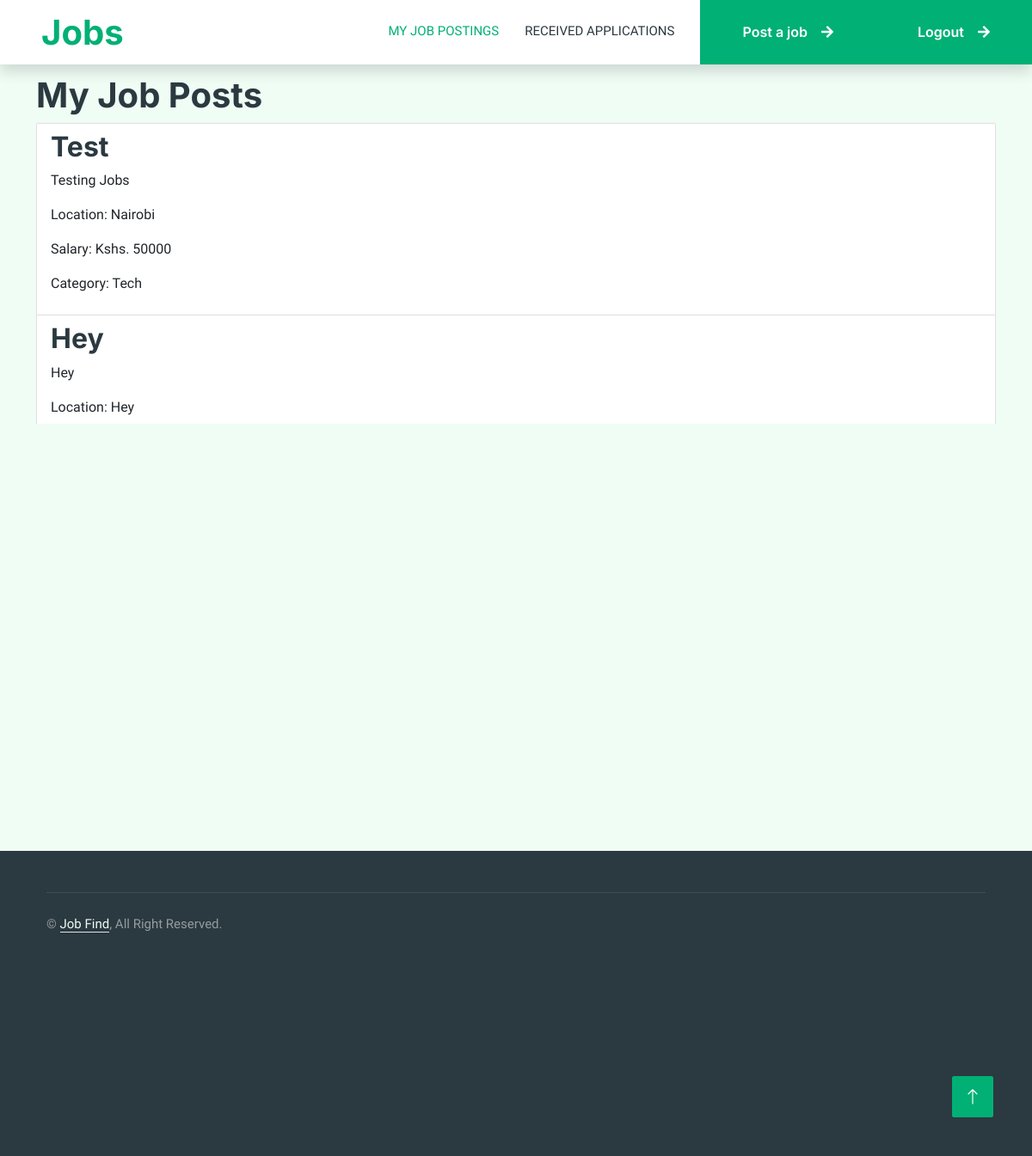
Page /employer_dashboard (signed in) on the committed database.
### app.py (models this page shows, shortened)
class Job(db.Model):
    id = db.Column(db.Integer, primary_key=True)
    title = db.Column(db.String(100), nullable=False)
    description = db.Column(db.Text, nullable=False)
    date_posted = db.Column(db.DateTime, default=datetime.utcnow)
    company_id = db.Column(db.Integer, db.ForeignKey('company.id'), nullable=False)
    company = db.relationship('Company', backref=db.backref('jobs', lazy=True))
    location = db.Column(db.String(100), nullable=False)
    company_logo = db.Column(db.String(255), nullable=False)
    salary = db.Column(db.Integer, nullable=False)
    category = db.Column(db.String(50), nullable=False)

### app.py (the view)
@app.route('/employer_dashboard')
def employer_dashboard():
    user_companies = current_user.companies
    jobs = Job.query.all()
    return render_template('jobposts.html', companies=user_companies, jobs=jobs)

### app.py (called while the page is built)
@login_manager.user_loader
def load_user(user_id):
    return User.query.get(int(user_id))

### templates/jobposts.html (shortened to what this page needs)
{% extends "base.html" %}
{% block body %}
<nav class="navbar navbar-expand-lg bg-white navbar-light shadow sticky-top p-0">
    <a href="index.html" class="navbar-brand d-flex align-items-center text-center py-0 px-4 px-lg-5">
        <h1 class="m-0 text-primary">Jobs</h1>
    </a>
    <div class="collapse navbar-collapse" id="navbarCollapse">
        <div class="navbar-nav ms-auto p-4 p-lg-0">
            <a href="{{ url_for('employer_dashboard') }}" class="nav-item nav-link active">My Job Postings</a>
            <a href="{{ url_for('received_applications') }}" class="nav-item nav-link">Received Applications</a>
            <a href="{{ url_for('post_job') }}" class="btn btn-primary rounded-0 py-4 px-lg-5 d-none d-lg-block">Post a job<i class="fa fa-arrow-right ms-3"></i></a>
        </div>
        <a href="{{ url_for('logout') }}" class="btn btn-primary rounded-0 py-4 px-lg-5 d-none d-lg-block">Logout<i class="fa fa-arrow-right ms-3"></i></a>
    </div>
</nav>
<div class="container" style="margin-top: 12px;">
    <h1>My Job Posts</h1>
    <div class="job-list">
        {% if jobs %}
        <ul class="list-group">
            {% for job in jobs %}
            <li class="list-group-item">
                <h2>{{ job.title }}</h2>
                <p>{{ job.description }}</p>
                <p>Location: {{ job.location }}</p>
                <p>Salary: Kshs. {{ job.salary }}</p>
                <p>Category: {{ job.category }}</p>
            </li>
            {% endfor %}
        </ul>
        {% else %}
        <p>You haven't posted any jobs.</p>
        {% endif %}
    </div>
</div>
{% endblock %}

### templates/base.html (shortened to what this page needs)
<!DOCTYPE html>
<html lang="en">
<head>
    <link href="https://cdnjs.cloudflare.com/ajax/libs/font-awesome/5.10.0/css/all.min.css" rel="stylesheet">
    <link href="https://cdn.jsdelivr.net/npm/bootstrap-icons@1.4.1/font/bootstrap-icons.css" rel="stylesheet">
    <link href="{{ url_for('static', filename='lib/animate/animate.min.css') }}" rel="stylesheet">
    <link href="{{ url_for('static', filename='lib/owlcarousel/assets/owl.carousel.min.css') }}" rel="stylesheet">
    <link href="{{ url_for('static', filename='css/bootstrap.min.css') }}" rel="stylesheet">
    <link href="{{ url_for('static', filename='css/style.css') }}" rel="stylesheet">
</head>
<body>
    {% block body %}{% endblock %}
    <div class="container-fluid bg-dark text-white-50 footer pt-5 mt-5 wow fadeIn" data-wow-delay="0.1s" style="position: fixed; bottom: 0px">
        <div class="container py-5">
            <div class="container">
                <div class="copyright">
                    <div class="row">
                        <div class="col-md-6 text-center text-md-start mb-3 mb-md-0">
                            &copy; <a class="border-bottom" href="#">Job Find</a>, All Right Reserved.
                        </div>
                    </div>
                </div>
            </div>
        </div>
        <a href="#" class="btn btn-lg btn-primary btn-lg-square back-to-top"><i class="bi bi-arrow-up"></i></a>
    </div>
</body>
</html>

### static/css/style.css (style rules this page uses)
:root { --primary: #00B074; --secondary: #2B9BFF; --light: #EFFDF5; --dark: #2B3940; }
.back-to-top { position: fixed; display: none; right: 45px; bottom: 45px; z-index: 99; }
.btn { font-family: 'Inter', sans-serif; font-weight: 600; transition: .5s; }
.btn.btn-primary, .btn.btn-secondary { color: #FFFFFF; }
.btn-lg-square { width: 48px; height: 48px; }
.btn-square, .btn-sm-square, .btn-lg-square { padding: 0; display: flex; align-items: center; justify-content: center; font-weight: normal; border-radius: 2px; }
.navbar-dark .navbar-nav .nav-link, .navbar-light .navbar-nav .nav-link { margin-right: 30px; padding: 25px 0; color: #FFFFFF; font-size: 15px; text-transform: uppercase; outline: none; }
.navbar-dark .navbar-nav .nav-link:hover, .navbar-dark .navbar-nav .nav-link.active, .navbar-light .navbar-nav .nav-link:hover, .navbar-light .navbar-nav .nav-link.active { color: var(--primary); }
.navbar-light .navbar-brand, .navbar-light a.btn { height: 75px; }
.navbar-light .navbar-nav .nav-link { color: var(--dark); font-weight: 500; }
.navbar-light.sticky-top { top: -100px; transition: .5s; }
.footer .copyright { padding: 25px 0; font-size: 15px; border-top: 1px solid rgba(256, 256, 256, .1); }
.footer .copyright a { color: var(--light); }

### templates/base.html (style rules this page uses)
html, body { height: 100%; margin: 0; }
.container-fluid { display: flex; flex-direction: column; min-height: 100vh; }
.footer { position: fixed; top: 70%; bottom: 0; left: 0; width: 100%; height: 50px; background-color: #333; color: #fff; text-align: center; padding: 10px 0; }

### templates/jobposts.html (style rules this page uses)
.job-list { max-height: 350px; overflow-y: auto; }

### rows in the picture
Job: title "Test", description "Testing Jobs", location "Nairobi", salary "50000", category "Tech"
Job: title "Hey", description "Hey", location "Hey"
